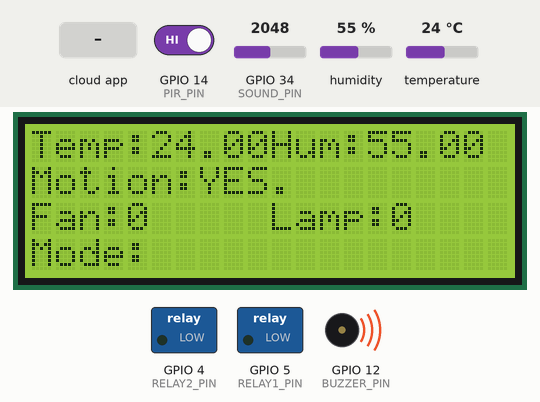
Simulated run of this sketch. Board: ESP32. Parts: 20×4 character LCD, switched loads named in the sketch (green lamp = pin HIGH), buzzer (waves = sounding, pin HIGH). Inputs (shaded band) come from the test bench; at power-on: GPIO 14 (PIR_PIN) HIGH, temperature 24 °C, GPIO 34 (SOUND_PIN) = 2048, humidity 55 %. WiFi joins after 1.5 s; servers stay silent unless stated; the Firebase database answers and starts empty; what the sketch prints to the serial monitor is not drawn.

Above: at 2.7 s.
2.8 s: the phone or cloud app sets mode to auto
At 5.1 s:
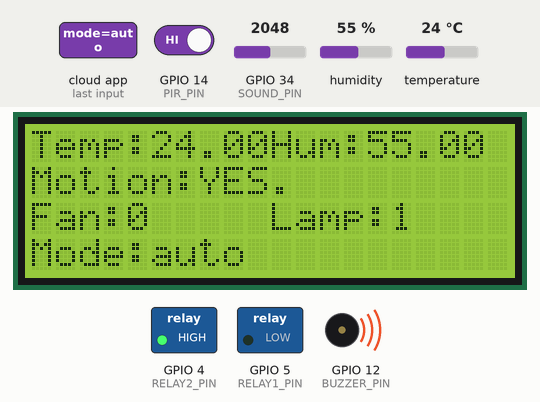
5.7 s: the phone or cloud app sets mode to manual
At 8.1 s:
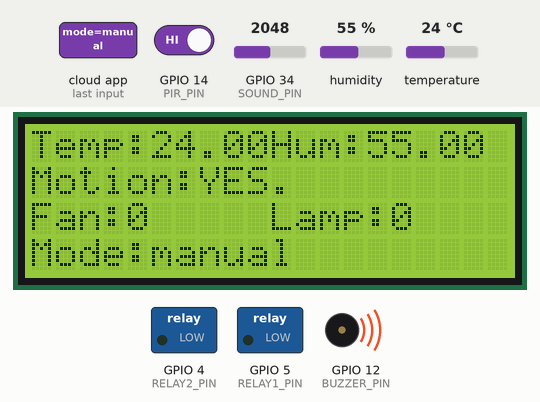
9.0 s: GPIO 14 (PIR_PIN) driven LOW
At 11.7 s:
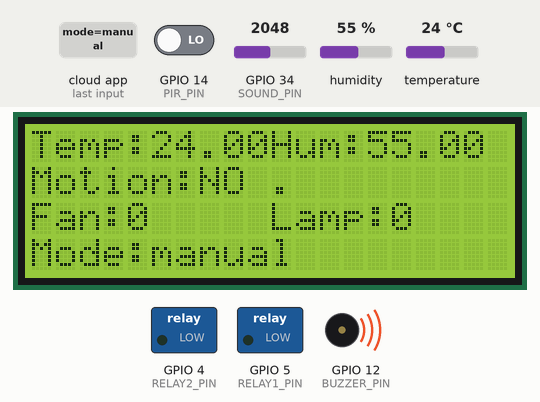
12.0 s: the phone or cloud app sets mode to auto
At 14.4 s:
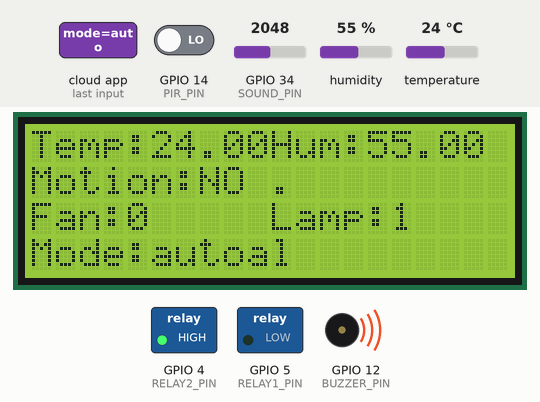
14.7 s: temperature set to 28 °C
At 19.5 s:
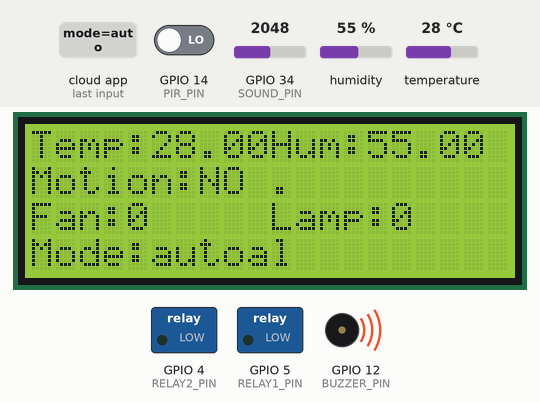
20.6 s: GPIO 14 (PIR_PIN) driven HIGH
At 23.0 s:
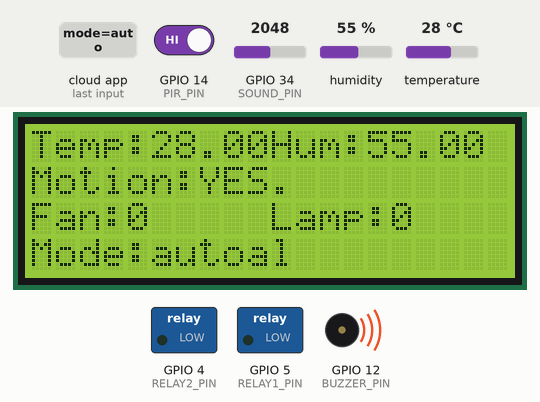
Timing chart, 0 to 24.5 s (numbered marks = the images above; inputs shaded):
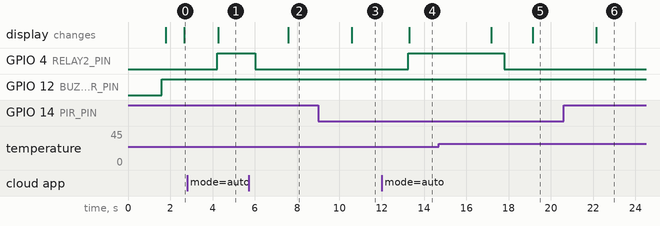

Measured:
- the behaviour switches between 26 and 27 °C on temperature (found by bisection; images 4 and 5)
- after the input at 2.8 s, GPIO 4 (RELAY2_PIN): LOW → HIGH after 1.4 s; the display: changes after 1.5 s (image 1)
- after the input at 5.7 s, GPIO 4 (RELAY2_PIN): HIGH → LOW after 0.31 s; the display: changes after 1.9 s (image 2)
- after the input at 9.0 s, the display: changes after 1.6 s (image 3)
- after the input at 12.0 s, GPIO 4 (RELAY2_PIN): LOW → HIGH after 1.2 s; the display: changes after 1.3 s (image 4)
- after the input at 14.7 s, GPIO 4 (RELAY2_PIN): HIGH → LOW after 3.1 s; the display: first changes after 2.5 s (image 5 shows a later state)
- after the input at 20.6 s, the display: changes after 1.6 s (image 6)

The sketch:

Kotak.ino
```cpp
#include <Wire.h>
#include <WiFi.h>
#include "DHT.h"
#include <LiquidCrystal_I2C.h>
#include <Firebase_ESP_Client.h>

#include "addons/TokenHelper.h"
#include "addons/RTDBHelper.h"

// =====================================================
// WIFI CONFIG
// =====================================================

#define WIFI_SSID "LYMBADS"
#define WIFI_PASSWORD "123456789"

// =====================================================
// FIREBASE CONFIG
// =====================================================

#define API_KEY "-"
#define DATABASE_URL "-"
#define USER_EMAIL "farhan1@gmail.com"
#define USER_PASSWORD "123456"

FirebaseData fbdo;
FirebaseAuth auth;
FirebaseConfig config;


// =====================================================
// SENSOR CONFIG
// =====================================================

// DHT11
#define DHT_PIN 2
#define DHT_TYPE DHT11
DHT dht(DHT_PIN, DHT_TYPE);

// PIR Motion
#define PIR_PIN 14

// Sound Sensor
#define SOUND_PIN 34
int soundValue = 0;
int soundThreshold = 100;

// Buzzer
#define BUZZER_PIN 12

// =====================================================
// RELAY CONFIG
// =====================================================

#define RELAY1_PIN 5   // IN1 = KIPAS
#define RELAY2_PIN 4   // IN2 = LAMPU

int relay1State = 0;
int relay2State = 0;

String modeControl = "auto";


// =====================================================
// LCD CONFIG
// =====================================================

LiquidCrystal_I2C lcd(0x27, 20, 4);

// =====================================================
// GLOBAL VARIABLES
// =====================================================

float temperature = 0;
float humidity = 0;
int motionStatus = 0;

unsigned long lastDHTRead = 0;
const int DHT_INTERVAL = 2000;


// =====================================================
// TIMER SYSTEM (NON BLOCKING)
// =====================================================

unsigned long lastSensorRead = 0;
unsigned long lastFirebaseSend = 0;
unsigned long lastLCDUpdate = 0;
unsigned long lastControlRead = 0;

const int SENSOR_INTERVAL = 1000;
const int FIREBASE_INTERVAL = 3000;
const int LCD_INTERVAL = 1000;
const int CONTROL_INTERVAL = 1500;


// =====================================================
// SETUP
// =====================================================

void setup()
{
  Serial.begin(115200);

  pinMode(PIR_PIN, INPUT);
  pinMode(BUZZER_PIN, OUTPUT);

  pinMode(RELAY1_PIN, OUTPUT);
  pinMode(RELAY2_PIN, OUTPUT);

  digitalWrite(RELAY1_PIN, LOW);
  digitalWrite(RELAY2_PIN, LOW);

  dht.begin();

  setupLCD();
  connectWiFi();
  connectFirebase();

  Serial.println("System Ready");
}


// =====================================================
// LOOP RESPONSIVE
// =====================================================

void loop()
{
  unsigned long now = millis();

  if (now - lastSensorRead > SENSOR_INTERVAL)
  {
    lastSensorRead = now;
    readSensors();
    controlBuzzer();
  }

  if (now - lastControlRead > CONTROL_INTERVAL)
  {
    lastControlRead = now;
    readControlFirebase();
    controlRelay();
  }

  if (now - lastLCDUpdate > LCD_INTERVAL)
  {
    lastLCDUpdate = now;
    updateLCD();
  }

  if (now - lastFirebaseSend > FIREBASE_INTERVAL)
  {
    lastFirebaseSend = now;
    sendToFirebase();
    printSerial();
  }
}


// =====================================================
// LCD SETUP
// =====================================================

void setupLCD()
{
  Wire.begin(21, 22);

  lcd.begin(20, 4);
  lcd.backlight();

  lcd.setCursor(0, 0);
  lcd.print("IoT Monitoring");

  lcd.setCursor(0, 1);
  lcd.print("Starting...");
}


// =====================================================
// WIFI CONNECT
// =====================================================

void connectWiFi()
{
  WiFi.begin(WIFI_SSID, WIFI_PASSWORD);

  Serial.print("Connecting WiFi");

  while (WiFi.status() != WL_CONNECTED)
  {
    Serial.print(".");
    delay(500);
  }

  Serial.println();
  Serial.println("WiFi Connected");
  Serial.println(WiFi.localIP());
}


// =====================================================
// FIREBASE CONNECT
// =====================================================

void connectFirebase()
{
  config.api_key = API_KEY;
  config.database_url = DATABASE_URL;

  auth.user.email = USER_EMAIL;
  auth.user.password = USER_PASSWORD;

  Firebase.begin(&config, &auth);
  Firebase.reconnectWiFi(true);

  Serial.println("Firebase Ready");
}


// =====================================================
// READ ALL SENSORS
// =====================================================

void readSensors()
{
  readPIR();
  readSound();
  readDHT();
}


// =====================================================
// PIR SENSOR
// =====================================================

void readPIR()
{
  motionStatus = digitalRead(PIR_PIN);
}


// =====================================================
// SOUND SENSOR
// =====================================================

void readSound()
{
  soundValue = analogRead(SOUND_PIN);
}


// =====================================================
// DHT SENSOR
// =====================================================

void readDHT()
{
  if (millis() - lastDHTRead > DHT_INTERVAL)
  {
    float h = dht.readHumidity();
    float t = dht.readTemperature();

    if (isnan(h) || isnan(t))
    {
      Serial.println("DHT11 ERROR");
      return;
    }

    humidity = h;
    temperature = t;

    lastDHTRead = millis();
  }
}


// =====================================================
// FIREBASE CONTROL READ
// =====================================================

void readControlFirebase()
{
  if (!Firebase.ready()) return;

  if (Firebase.RTDB.getString(&fbdo, "/control/mode"))
  {
    modeControl = fbdo.stringData();
  }

  if (modeControl == "manual")
  {
    if (Firebase.RTDB.getInt(&fbdo, "/control/relay1"))
      relay1State = fbdo.intData();

    if (Firebase.RTDB.getInt(&fbdo, "/control/relay2"))
      relay2State = fbdo.intData();
  }
}


// =====================================================
// RELAY CONTROL (AUTO BERDASARKAN SUHU)
// =====================================================

void controlRelay()
{

  if (modeControl == "auto")
  {

    if (temperature < 27)
    {
      relay2State = 1; // Lampu ON
      relay1State = 0; // Kipas OFF
    }

    else if (temperature >= 27 && temperature <= 30)
    {
      relay2State = 0; // Lampu OFF
      relay1State = 0; // Kipas OFF
    }

    else if (temperature > 30)
    {
      relay2State = 0; // Lampu OFF
      relay1State = 1; // Kipas ON
    }
  }

  digitalWrite(RELAY1_PIN, relay1State);
  digitalWrite(RELAY2_PIN, relay2State);
}


// =====================================================
// LCD UPDATE
// =====================================================

void updateLCD()
{
  lcd.setCursor(0, 0);
  lcd.print("Temp:");
  lcd.print(temperature);
  lcd.print("C ");

  lcd.setCursor(10, 0);
  lcd.print("Hum:");
  lcd.print(humidity);
  lcd.print(" ");

  lcd.setCursor(0, 1);
  lcd.print("Motion:");
  lcd.print(motionStatus ? "YES" : "NO ");

  lcd.setCursor(0, 2);
  lcd.print("Fan:");
  lcd.print(relay1State);

  lcd.setCursor(10, 2);
  lcd.print("Lamp:");
  lcd.print(relay2State);

  lcd.setCursor(0, 3);
  lcd.print("Mode:");
  lcd.print(modeControl);
}


// =====================================================
// SEND DATA TO FIREBASE
// =====================================================

void sendToFirebase()
{
  if (!Firebase.ready()) return;

  Firebase.RTDB.setFloat(&fbdo, "/sensor/temperature", temperature);
  Firebase.RTDB.setFloat(&fbdo, "/sensor/humidity", humidity);
  Firebase.RTDB.setInt(&fbdo, "/sensor/motion", motionStatus);
  Firebase.RTDB.setInt(&fbdo, "/sensor/sound", soundValue);

  Firebase.RTDB.setInt(&fbdo, "/sensor/relay1", relay1State);
  Firebase.RTDB.setInt(&fbdo, "/sensor/relay2", relay2State);
  Firebase.RTDB.setString(&fbdo, "/sensor/mode", modeControl);
}


// =====================================================
// BUZZER CONTROL
// =====================================================

void controlBuzzer()
{
  if (soundValue > soundThreshold)
    digitalWrite(BUZZER_PIN, HIGH);
  else
    digitalWrite(BUZZER_PIN, LOW);
}


// =====================================================
// SERIAL MONITOR
// =====================================================

void printSerial()
{
  Serial.println("===== SENSOR DATA =====");

  Serial.print("Temperature : ");
  Serial.println(temperature);

  Serial.print("Humidity    : ");
  Serial.println(humidity);

  Serial.print("Motion      : ");
  Serial.println(motionStatus);

  Serial.print("Sound       : ");
  Serial.println(soundValue);

  Serial.print("Fan         : ");
  Serial.println(relay1State);

  Serial.print("Lamp        : ");
  Serial.println(relay2State);

  Serial.print("Mode        : ");
  Serial.println(modeControl);

  Serial.println("=======================");
}
```
